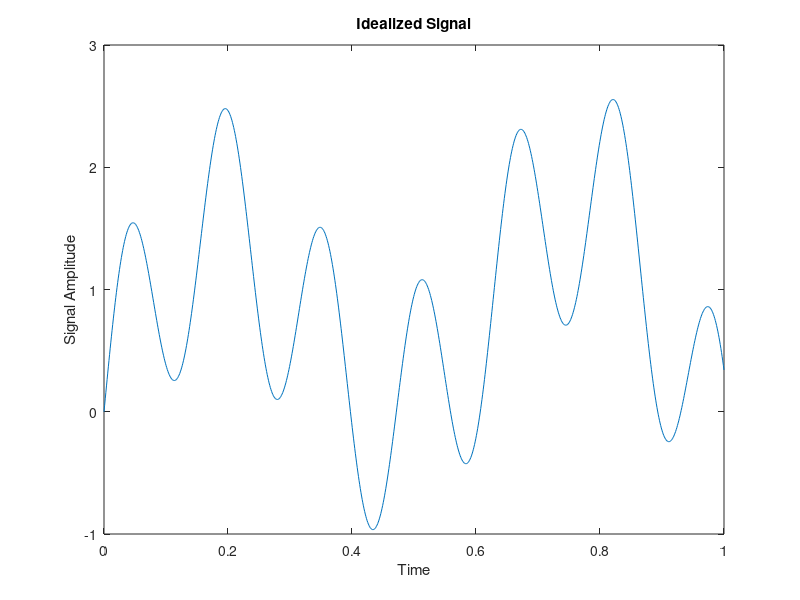

The MATLAB source for this figure: (Note: this script raises an error after producing the figure.)
%Compressed Sensing
%AMATH 582 Final Project
%J. Kasper, C. Houferak, J. Radler, S. Sun

%% Step 1: Known Signal
t = linspace(0,1,1000);
S = sin(3*t)+sin(10*t)+sin(40*t); %idealized signal

plot(t,S)
xlabel('Time')
ylabel('Signal Amplitude')
title('Idealized Signal')

n=50; %number of points to sample
samp = S(1:n);

deltaOmega = 1; %frequency difference

%generate Fourier matrix
for j = 1:3
    for k = 1:1000
        F(j,k) = (2/pi)*deltaOmega*sin(t(j)*t(k));
    end
end

cvx_begin;
    variable rec(t);
    minimize(norm(rec,1));
    subject to
    F*rec == samp;

cvx_end;

%% Step 2:
